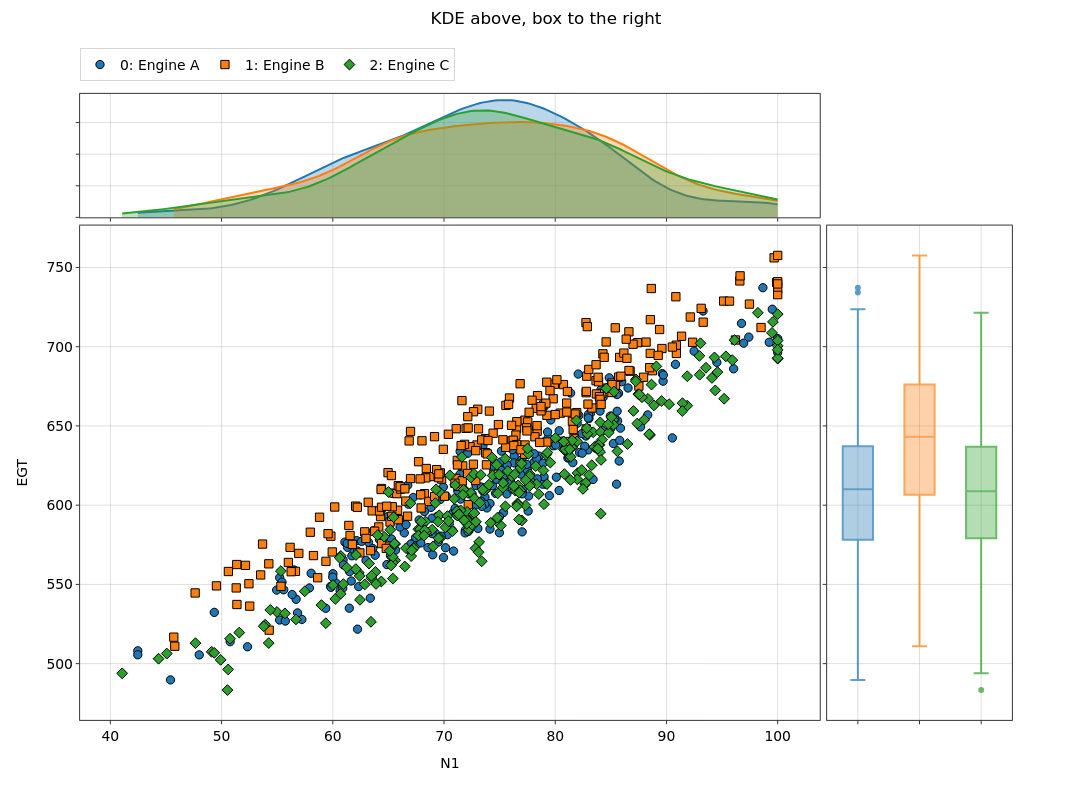

Here is the notebook cell this chart was saved with:
### Markdown cell above
## 4. `marginal_x` / `marginal_y` — per-side control

`marginal_x` and `marginal_y` override the kind for one side. Pass `False` to
drop that strip entirely — the main panel then grows into the freed space.

### Code cell
nb = build()
nb.plot_marginal(x='N1', y='EGT', marginal_x='kde', marginal_y='box',
                 suptitle='KDE above, box to the right')

### Figure 1 — Plotly figure (JSON) as saved in the notebook; plotly's stock layout.template omitted (floating-point values rounded to 4 significant figures; data arrays with more than 128 entries replaced by an {"elided": "..."} marker saying what was removed)
{"data": [{"hovertemplate": "<b><u>Set: 0</u></b><br><b>Engine A</b><br>N1: %{x:.2f}<br>EGT: %{y:.2f}<extra></extra>", "legendgroup": "group_0", "legendrank": 1000, "line": {"color": "#1f77b4", "width": 2}, "marker": {"color": "#1f77b4", "line": {"color": "black", "width": 1}, "size": 8.3, "symbol": "circle"}, "mode": "markers", "name": "0: Engine A", "opacity": 1, "showlegend": true, "type": "scatter", "x": {"elided": "250 float values"}, "xaxis": "x3", "y": {"elided": "250 float values"}, "yaxis": "y3"}, {"fill": "tozeroy", "fillcolor": "rgba(31,119,180,0.3)", "hovertemplate": "0: Engine A<br>%{x:.3g}: %{y:.3g}<extra></extra>", "legendgroup": "group_0", "legendrank": 1000, "line": {"color": "#1f77b4", "width": 2}, "mode": "lines", "name": "0: Engine A", "opacity": 0.7, "showlegend": false, "type": "scatter", "x": {"elided": "200 float values"}, "xaxis": "x", "y": {"elided": "200 float values"}, "yaxis": "y"}, {"legendgroup": "group_0", "legendrank": 1000, "line": {"color": "#1f77b4"}, "marker": {"color": "#1f77b4"}, "name": "0: Engine A", "opacity": 0.7, "orientation": "v", "showlegend": false, "type": "box", "xaxis": "x4", "y": {"elided": "250 float values"}, "yaxis": "y4"}, {"hovertemplate": "<b><u>Set: 1</u></b><br><b>Engine B</b><br>N1: %{x:.2f}<br>EGT: %{y:.2f}<extra></extra>", "legendgroup": "group_1", "legendrank": 1001, "line": {"color": "#ff7f0e", "width": 2}, "marker": {"color": "#ff7f0e", "line": {"color": "black", "width": 1}, "size": 8.3, "symbol": "square"}, "mode": "markers", "name": "1: Engine B", "opacity": 1, "showlegend": true, "type": "scatter", "x": {"elided": "250 float values"}, "xaxis": "x3", "y": {"elided": "250 float values"}, "yaxis": "y3"}, {"fill": "tozeroy", "fillcolor": "rgba(255,127,14,0.3)", "hovertemplate": "1: Engine B<br>%{x:.3g}: %{y:.3g}<extra></extra>", "legendgroup": "group_1", "legendrank": 1001, "line": {"color": "#ff7f0e", "width": 2}, "mode": "lines", "name": "1: Engine B", "opacity": 0.7, "showlegend": false, "type": "scatter", "x": {"elided": "200 float values"}, "xaxis": "x", "y": {"elided": "200 float values"}, "yaxis": "y"}, {"legendgroup": "group_1", "legendrank": 1001, "line": {"color": "#ff7f0e"}, "marker": {"color": "#ff7f0e"}, "name": "1: Engine B", "opacity": 0.7, "orientation": "v", "showlegend": false, "type": "box", "xaxis": "x4", "y": {"elided": "250 float values"}, "yaxis": "y4"}, {"hovertemplate": "<b><u>Set: 2</u></b><br><b>Engine C</b><br>N1: %{x:.2f}<br>EGT: %{y:.2f}<extra></extra>", "legendgroup": "group_2", "legendrank": 1002, "line": {"color": "#2ca02c", "width": 2}, "marker": {"color": "#2ca02c", "line": {"color": "black", "width": 1}, "size": 8.3, "symbol": "diamond"}, "mode": "markers", "name": "2: Engine C", "opacity": 1, "showlegend": true, "type": "scatter", "x": {"elided": "250 float values"}, "xaxis": "x3", "y": {"elided": "250 float values"}, "yaxis": "y3"}, {"fill": "tozeroy", "fillcolor": "rgba(44,160,44,0.3)", "hovertemplate": "2: Engine C<br>%{x:.3g}: %{y:.3g}<extra></extra>", "legendgroup": "group_2", "legendrank": 1002, "line": {"color": "#2ca02c", "width": 2}, "mode": "lines", "name": "2: Engine C", "opacity": 0.7, "showlegend": false, "type": "scatter", "x": {"elided": "200 float values"}, "xaxis": "x", "y": {"elided": "200 float values"}, "yaxis": "y"}, {"legendgroup": "group_2", "legendrank": 1002, "line": {"color": "#2ca02c"}, "marker": {"color": "#2ca02c"}, "name": "2: Engine C", "opacity": 0.7, "orientation": "v", "showlegend": false, "type": "box", "xaxis": "x4", "y": {"elided": "250 float values"}, "yaxis": "y4"}], "layout": {"barmode": "overlay", "height": 800, "hoverlabel": {"font": {"size": 13.9}}, "legend": {"font": {"size": 13.9}, "orientation": "h", "x": 0, "xanchor": "left", "y": 0.9397, "yanchor": "top", "yref": "container"}, "margin": {"r": 80, "t": 86.22}, "meta": {"uc_legend_rows": 1}, "showlegend": true, "title": {"font": {"size": 16.7}, "text": "KDE above, box to the right", "x": 0.5, "xanchor": "center", "y": 0.985, "yanchor": "top", "yref": "container"}, "width": 1200, "xaxis": {"anchor": "y", "domain": [0, 0.7938], "matches": "x3", "showticklabels": false, "tickfont": {"size": 13.9}, "title": {"font": {"size": 13.9}}}, "xaxis2": {"anchor": "y2", "domain": [0.8002, 1], "tickfont": {"size": 13.9}, "title": {"font": {"size": 13.9}}, "visible": false}, "xaxis3": {"anchor": "y3", "domain": [0, 0.7938], "tickfont": {"size": 13.9}, "title": {"font": {"size": 13.9}, "standoff": 15, "text": "N1"}}, "xaxis4": {"anchor": "y4", "domain": [0.8015, 1], "showticklabels": false, "tickfont": {"size": 13.9}, "title": {"font": {"size": 13.9}}}, "yaxis": {"anchor": "x", "domain": [0.8026, 1], "showticklabels": false, "tickfont": {"size": 13.9}, "title": {"font": {"size": 13.9}}}, "yaxis2": {"anchor": "x2", "domain": [0.8002, 1], "tickfont": {"size": 13.9}, "title": {"font": {"size": 13.9}}, "visible": false}, "yaxis3": {"anchor": "x3", "domain": [0, 0.7897], "tickfont": {"size": 13.9}, "title": {"font": {"size": 13.9}, "standoff": 15, "text": "EGT"}}, "yaxis4": {"anchor": "x4", "domain": [0, 0.7897], "matches": "y3", "showticklabels": false, "tickfont": {"size": 13.9}, "title": {"font": {"size": 13.9}}}}}
